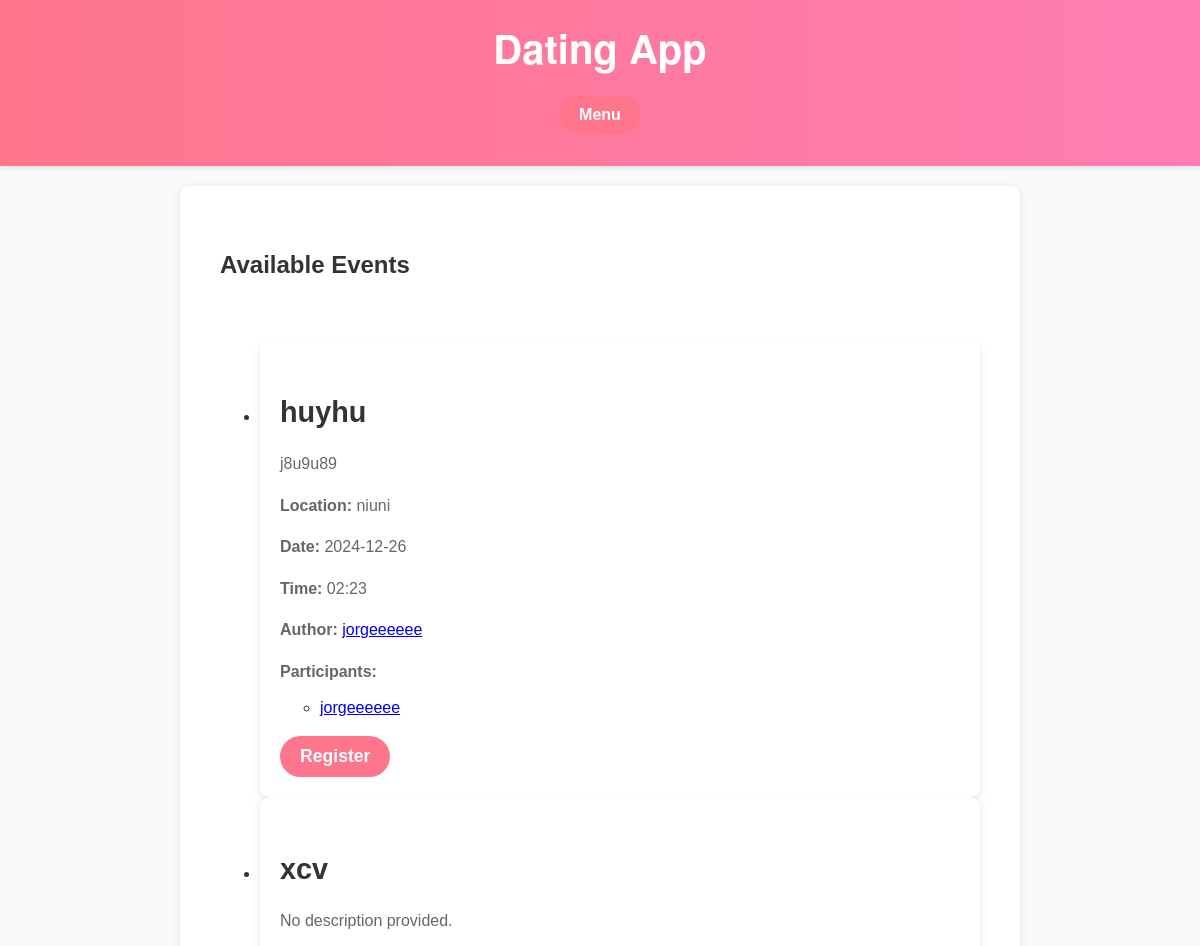
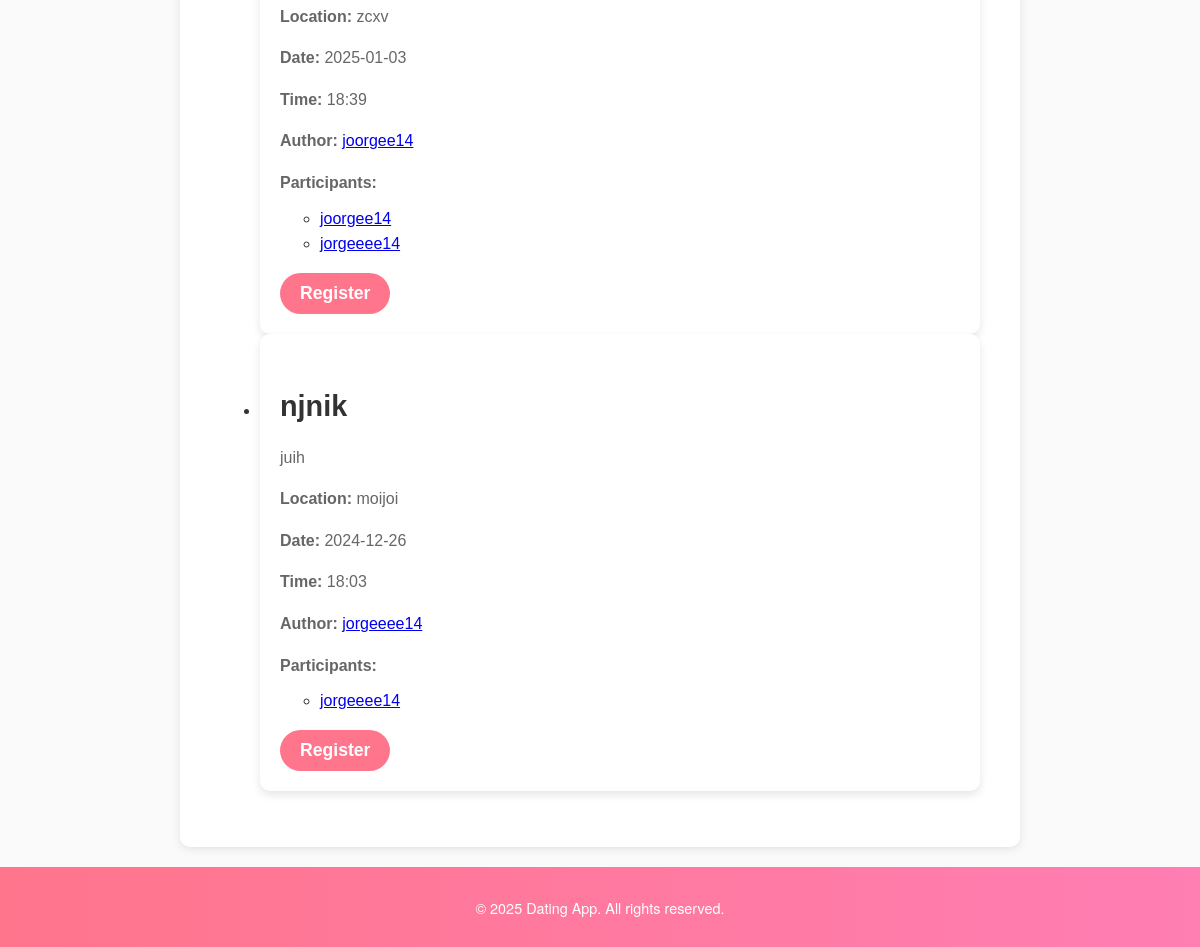
The page /events (signed in) on the database its author committed (2 pictures, top to bottom).
### website/model.py (models this page shows)
class Event(db.Model):
    id: Mapped[int] = mapped_column(primary_key=True)
    title: Mapped[str] = mapped_column(String(100))
    description: Mapped[str] = mapped_column(String(512))
    location: Mapped[str] = mapped_column(String(150))
    event_date: Mapped[datetime] = mapped_column()
    created_by: Mapped[int] = mapped_column(ForeignKey('user.id'))
    creator: Mapped["User"] = relationship("User", back_populates="created_events")
    participants: Mapped[List["EventParticipant"]] = relationship("EventParticipant", back_populates="event")

class User(db.Model, flask_login.UserMixin):
    id : Mapped[int] = mapped_column(primary_key=True)
    username : Mapped[str] = mapped_column(
        String(100), unique=True
    )
    first_name : Mapped[str] = mapped_column(
        String(100)
    )
    last_name: Mapped[str] = mapped_column(
        String(100)
    )
    email : Mapped[str] = mapped_column(
        String(128), unique=True
    )
    password : Mapped[str] = mapped_column(
        String(128)
    )
    profile: Mapped["UserProfile"] = relationship("UserProfile", back_populates="user", uselist=False)
    matches: Mapped["MatchingPreference"] = relationship("MatchingPreference", back_populates="user", uselist=False)
    sent_proposals: Mapped[List["DateProposal"]] = relationship(
        "DateProposal", back_populates="proposer", foreign_keys="DateProposal.proposer_id"
    )
    received_proposals: Mapped[List["DateProposal"]] = relationship(
        "DateProposal", back_populates="recipient", foreign_keys="DateProposal.recipient_id"
    )
    liking: Mapped[List["User"]] = relationship(
        secondary=LikingAssociation.__table__,
        primaryjoin=LikingAssociation.liker_id == id,
        secondaryjoin=LikingAssociation.liked_id == id,
        back_populates="likers",
    )
    likers: Mapped[List["User"]] = relationship(
        secondary=LikingAssociation.__table__,
        primaryjoin=LikingAssociation.liked_id == id,
        secondaryjoin=LikingAssociation.liker_id == id,
        back_populates="liking",
    )
    blocking: Mapped[List["User"]] = relationship(
        secondary=BlockingAssociation.__table__,
        primaryjoin=BlockingAssociation.blocker_id == id,
        secondaryjoin=BlockingAssociation.blocked_id == id,
        back_populates="blockers",
    )
    blockers: Mapped[List["User"]] = relationship(
        secondary=BlockingAssociation.__table__,
        primaryjoin=BlockingAssociation.blocked_id == id,
        secondaryjoin=BlockingAssociation.blocker_id == id,
        back_populates="blocking",
    )
    created_events: Mapped[List["Event"]] = relationship("Event", back_populates="creator")
    registered_events: Mapped[List["Event"]] = relationship("EventParticipant", back_populates="user")

class EventParticipant(db.Model):
    id: Mapped[int] = mapped_column(primary_key=True)
    user_id: Mapped[int] = mapped_column(ForeignKey('user.id'))
    event_id: Mapped[int] = mapped_column(ForeignKey('event.id'))
    event: Mapped["Event"] = relationship("Event", back_populates="participants")
    user: Mapped["User"] = relationship("User", back_populates="registered_events")

### website/events.py (the view)
@events.route('/events', methods=['GET'])
@login_required
def view_events():
    query = db.select(Event)
    events = db.session.execute(query).scalars().all()
    return render_template('view_events.html', events=events)

### website/templates/view_events.html (shortened to what this page needs)
{% extends 'base.html' %}
{% block content %}
<div class="container">
    <div class="events-list-container">
        <h2>Available Events</h2>
        <ul class="events-list">
            {% for event in events %}
                <li class="event-item">
                    <h3>{{ event.title }}</h3>
                    <p>{{ event.description or "No description provided." }}</p>
                    <p><strong>Location:</strong> {{ event.location or "No location specified." }}</p>
                    <p><strong>Date:</strong> {{ event.event_date.strftime('%Y-%m-%d') }}</p>
                    <p><strong>Time:</strong> {{ event.event_date.strftime('%H:%M') }}</p>
                    <p><strong>Author:</strong>
                        <a href="{{ url_for('profile.view_profile', user_id=event.creator.id) }}">{{ event.creator.username }}</a>
                    </p>
                    <p><strong>Participants:</strong>
                        {% if event.participants %}
                            <ul>
                                {% for participant in event.participants %}
                                    <li>
                                        <a href="{{ url_for('profile.view_profile', user_id=participant.user.id) }}">{{ participant.user.username }}</a>
                                    </li>
                                {% endfor %}
                            </ul>
                        {% else %}
                            No participants yet.
                        {% endif %}
                    </p>
                    <form action="{{ url_for('events.register_event', event_id=event.id) }}" method="POST">
                        <button type="submit" class="btn btn-primary">Register</button>
                    </form>
                </li>
            {% endfor %}
        </ul>
    </div>
</div>
{% endblock %}

### website/static/styles/base.css (style rules this page uses)
body { font-family: 'Helvetica Neue', Arial, sans-serif; margin: 0; padding: 0; background-color: #fafafa; color: #333; line-height: 1.6; }
button { background-color: #ff758c; color: white; border: none; padding: 10px 20px; font-size: 1em; border-radius: 25px; cursor: pointer; transition: background 0.3s ease; }
.btn { display: inline-block; padding: 10px 20px; text-decoration: none; border-radius: 25px; font-size: 1em; font-weight: bold; cursor: pointer; }
.btn-primary { background-color: #ff758c; color: white; }
.container { max-width: 800px; margin: auto; padding: 20px; font-family: 'Arial', sans-serif; }
.events-list-container { display: flex; flex-direction: column; gap: 20px; }
.event-item { background: #fff; padding: 20px; border-radius: 10px; box-shadow: 0 4px 8px rgba(0, 0, 0, 0.1); transition: transform 0.3s ease; }
.event-item h3 { font-size: 1.8rem; color: #333; margin-bottom: 15px; }
.event-item p { font-size: 1rem; color: #666; margin-bottom: 10px; }
.event-item .btn { background-color: #ff758c; color: white; padding: 10px 20px; font-size: 1.1rem; border-radius: 25px; cursor: pointer; text-align: center; display: inline-block; transition: background-color 0.3s ease; }
button[type="submit"] { background-color: #ff758c; color: white; border: none; padding: 12px 25px; font-size: 1.2rem; border-radius: 25px; cursor: pointer; transition: background-color 0.3s ease; }

### rows shown on the page
Event: title "huyhu", description "j8u9u89", location "niuni", event_date "2024-12-26", event_date "02:23", creator.username "jorgeeeeee"
EventParticipant: user.username "jorgeeeeee"
Event: title "xcv", description "No description provided.", location "zcxv", event_date "2025-01-03", event_date "18:39", creator.username "joorgee14"
EventParticipant: user.username "joorgee14"
EventParticipant: user.username "jorgeeee14"
Event: title "njnik", description "juih", location "moijoi", event_date "2024-12-26", event_date "18:03", creator.username "jorgeeee14"
EventParticipant: user.username "jorgeeee14"
